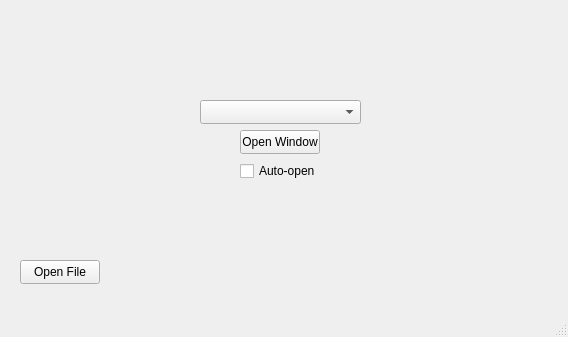
<?xml version="1.0" encoding="UTF-8"?>
<ui version="4.0">
 <class>MainWindow</class>
 <widget class="QMainWindow" name="MainWindow">
  <property name="geometry">
   <rect>
    <x>0</x>
    <y>0</y>
    <width>568</width>
    <height>337</height>
   </rect>
  </property>
  <property name="windowTitle">
   <string>MainWindow</string>
  </property>
  <widget class="QWidget" name="centralwidget">
   <widget class="QComboBox" name="comboBox">
    <property name="geometry">
     <rect>
      <x>200</x>
      <y>100</y>
      <width>161</width>
      <height>24</height>
     </rect>
    </property>
   </widget>
   <widget class="QPushButton" name="pushButton">
    <property name="geometry">
     <rect>
      <x>240</x>
      <y>130</y>
      <width>80</width>
      <height>24</height>
     </rect>
    </property>
    <property name="text">
     <string>Open Window</string>
    </property>
   </widget>
   <widget class="QPushButton" name="pushButton_2">
    <property name="geometry">
     <rect>
      <x>20</x>
      <y>260</y>
      <width>80</width>
      <height>24</height>
     </rect>
    </property>
    <property name="text">
     <string>Open File</string>
    </property>
   </widget>
   <widget class="QCheckBox" name="checkBox">
    <property name="geometry">
     <rect>
      <x>240</x>
      <y>160</y>
      <width>81</width>
      <height>22</height>
     </rect>
    </property>
    <property name="text">
     <string>Auto-open</string>
    </property>
   </widget>
  </widget>
  <widget class="QMenuBar" name="menubar">
   <property name="geometry">
    <rect>
     <x>0</x>
     <y>0</y>
     <width>568</width>
     <height>21</height>
    </rect>
   </property>
  </widget>
  <widget class="QStatusBar" name="statusbar"/>
  <action name="actionOpen_File">
   <property name="text">
    <string>Open File</string>
   </property>
  </action>
 </widget>
 <resources/>
 <connections/>
</ui>
